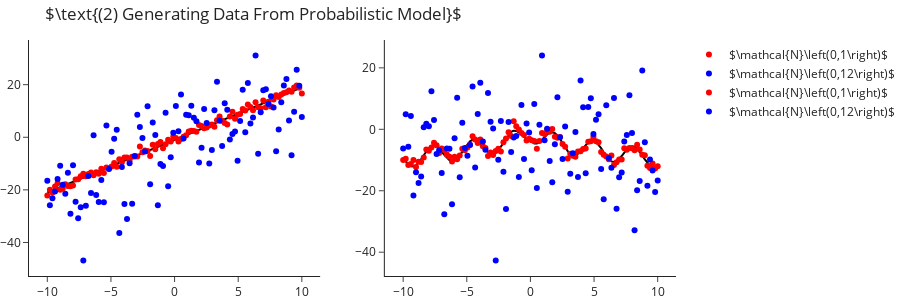

Here is the notebook cell this chart was saved with:
### Markdown cell above
Next, we want to define a probabilistic model based on the models seen before. Let us assume that the sample noise has a Gaussian distribution, centered around zero with some variance. So:

$$ Y^{\left(1\right)} = 2X - 1 + \varepsilon, \quad\quad Y^{\left(2\right)} = 3sin\left(2X - 2\right) - 3 \sqrt{|X|} + \varepsilon $$

where $\varepsilon\sim\mathcal{N}\left(0,\sigma^2\right)$ for some values of $\sigma^2$. We will further assume that the noise of different samples is independent of the other samples. So we could write it as $\varepsilon_1,\ldots,\varepsilon_m\overset{iid}{\sim}\mathcal{N}\left(0,\sigma^2\right)$ or in vector notations $\varepsilon\sim\mathcal{N}\left(0,\sigma^2 I_m\right)$, where $\mathcal{N}$ now refers to a $m$ dimensional multivariate normal distribution.

### Code cell
Y1_noisy   = Y1 + np.random.normal(0, 1, size=m)
Y1_noisier = Y1 + np.random.normal(0, 12, size=m)

Y2_noisy   = Y2 + np.random.normal(0, 1, size=m)
Y2_noisier = Y2 + np.random.normal(0, 12, size=m)


make_subplots(rows=1, cols=2)\
    .add_traces([go.Scatter(x=X, y=Y1, mode='lines', marker=dict(color="black"), showlegend=False),
                 go.Scatter(x=X, y=Y2, mode='lines', marker=dict(color="black"), showlegend=False)], 
                rows=[1,1], cols=[1,2])\
    .add_traces([go.Scatter(x=X, y=Y1_noisy,   mode='markers', marker=dict(color="red"),  name="$\\mathcal{N}\\left(0,1\\right)$"),
                 go.Scatter(x=X, y=Y1_noisier, mode='markers', marker=dict(color="blue"), name="$\\mathcal{N}\\left(0,12\\right)$"),
                 go.Scatter(x=X, y=Y2_noisy,   mode='markers', marker=dict(color="red"), name="$\\mathcal{N}\\left(0,1\\right)$"),
                 go.Scatter(x=X, y=Y2_noisier, mode='markers', marker=dict(color="blue"), name="$\\mathcal{N}\\left(0,12\\right)$")], 
    rows=1, cols=[1,1,2,2])\
    .update_layout(title_text=r"$\text{(2) Generating Data From Probabilistic Model}$", height=300)\
    .show()
